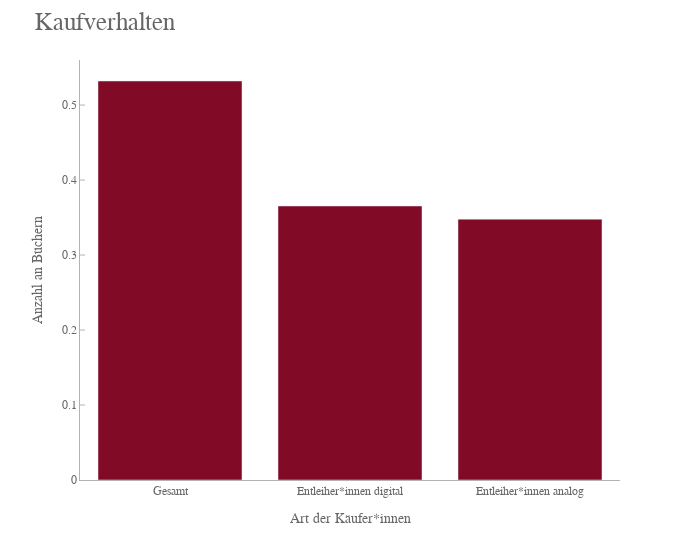

Here is the notebook cell this chart was saved with:
### Code cell
overview_df = gfk_df_data.groupby(['buyer']).mean().sort_values(by='buyer', ascending=False)

fig = px.bar(overview_df, y="purchases_per_buyer")
fig.update_traces(marker_color=[red, red, red])

fig.update_layout(title='Kaufverhalten',
                title_font_size=25,
                xaxis_title='Art der Käufer*innen',
                yaxis_title='Anzahl an Büchern',
                font_family='Gravitas One',
                font_color=dark_grey,
                plot_bgcolor=white,
                legend_title_text='Art des Buchs',
                width=700,
            )

fig.update_xaxes(fixedrange=True, linecolor=grey, dtick=1)
fig.update_yaxes(tick0=0, ticks='inside', tickcolor=grey, linecolor=grey, tickformat='.2')

### Figure 1 — Plotly figure (JSON) as saved in the notebook; plotly's stock layout.template omitted (floating-point values rounded to 4 significant figures)
{"data": [{"alignmentgroup": "True", "hovertemplate": "buyer=%{x}<br>purchases_per_buyer=%{y}<extra></extra>", "legendgroup": "", "marker": {"color": ["#810a26", "#810a26", "#810a26"], "pattern": {"shape": ""}}, "name": "", "offsetgroup": "", "orientation": "v", "showlegend": false, "textposition": "auto", "type": "bar", "x": ["Gesamt", "Entleiher*innen digital", "Entleiher*innen analog"], "xaxis": "x", "y": [0.5321, 0.3654, 0.3478], "yaxis": "y"}], "layout": {"barmode": "relative", "font": {"color": "#666666", "family": "Gravitas One"}, "legend": {"title": {"text": "Art des Buchs"}, "tracegroupgap": 0}, "margin": {"t": 60}, "plot_bgcolor": "#ffffff", "title": {"font": {"size": 25}, "text": "Kaufverhalten"}, "width": 700, "xaxis": {"anchor": "y", "domain": [0, 1], "dtick": 1, "fixedrange": true, "linecolor": "#b3b3b3", "title": {"text": "Art der Käufer*innen"}}, "yaxis": {"anchor": "x", "domain": [0, 1], "linecolor": "#b3b3b3", "tick0": 0, "tickcolor": "#b3b3b3", "tickformat": ".2", "ticks": "inside", "title": {"text": "Anzahl an Büchern"}}}}
